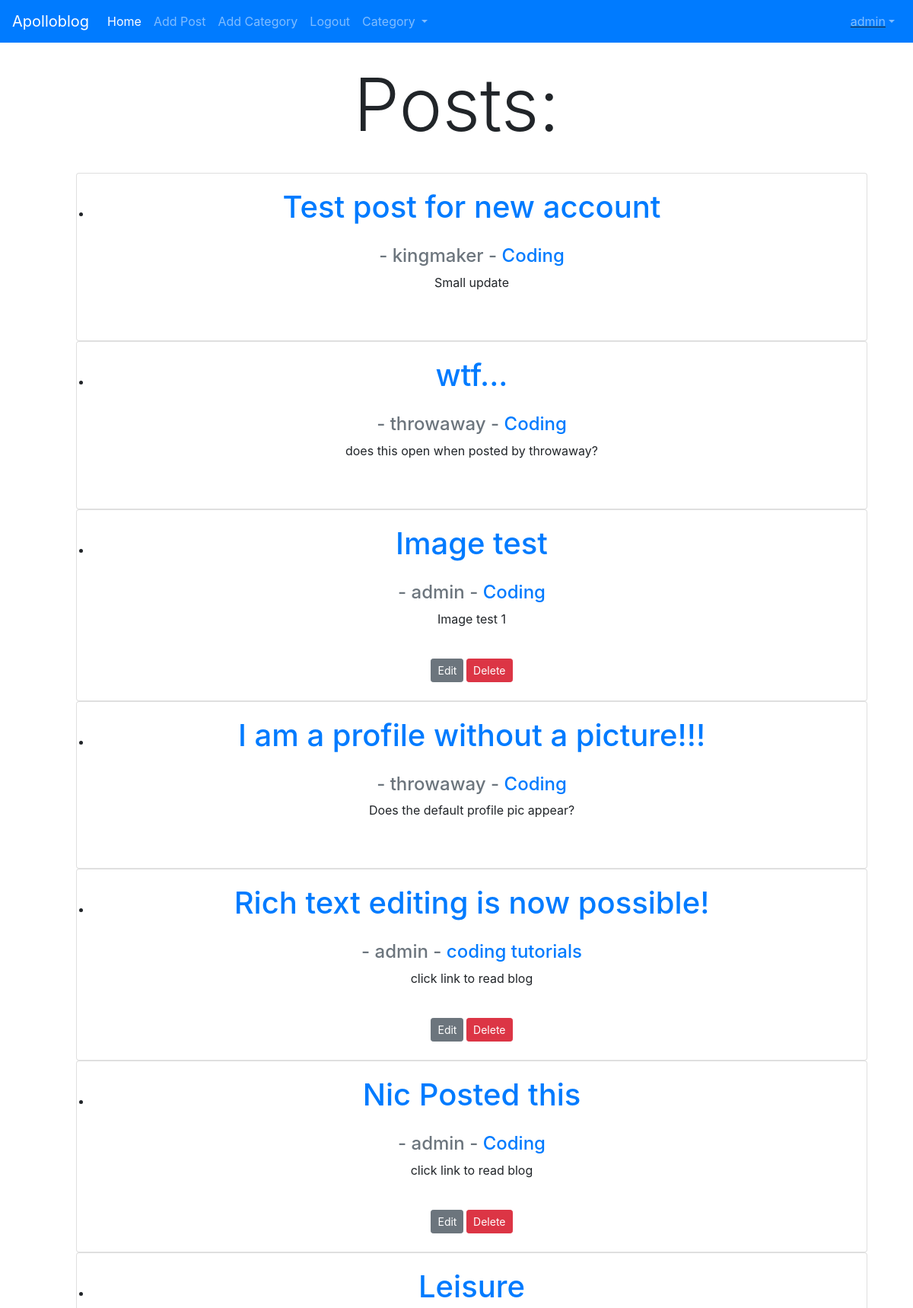
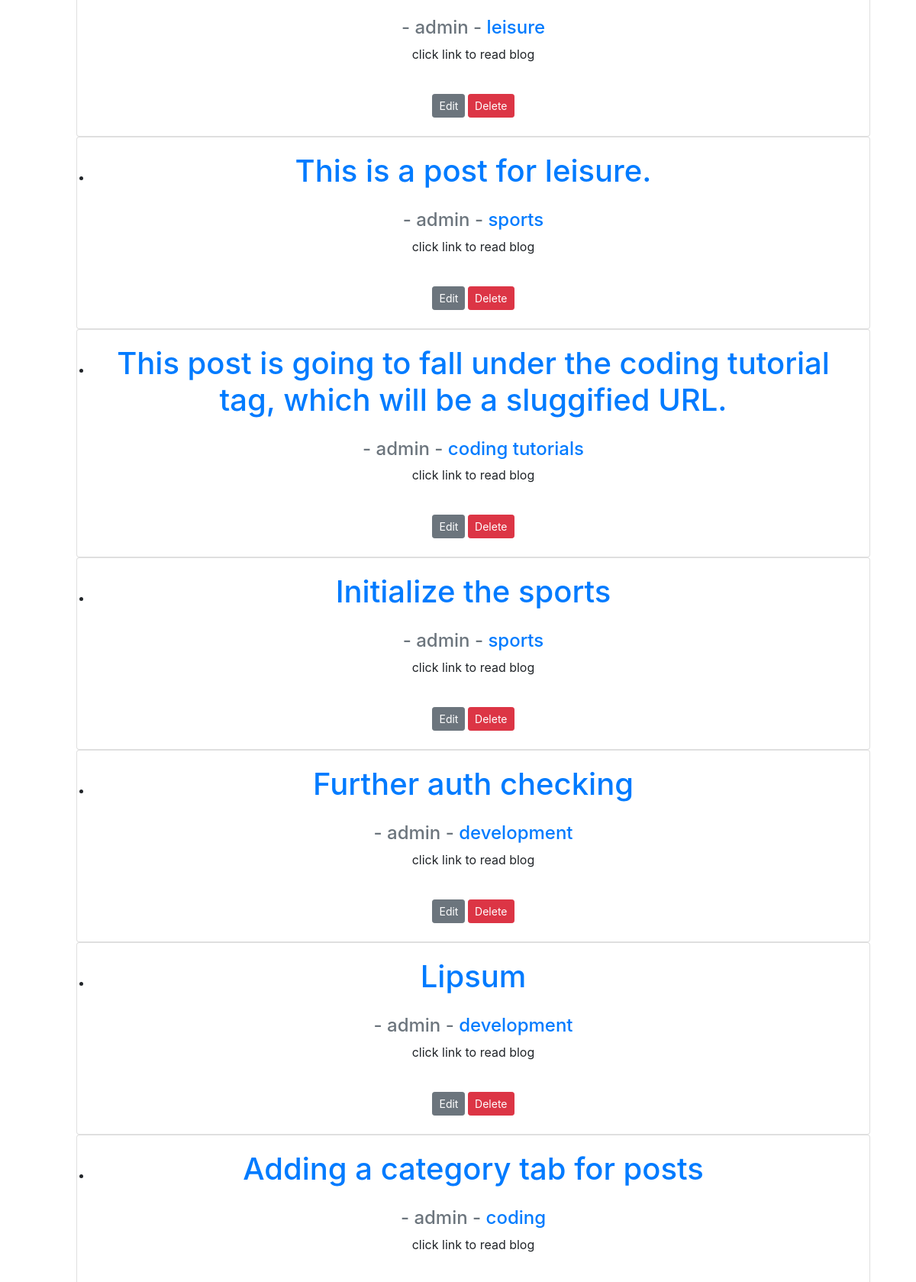
The app's page / (signed in, upper part) with its own data (2 pictures, top to bottom).
### blogroot/models.py (models this page shows, shortened)
class Post(models.Model):
	title = models.CharField(max_length=255) #max char length
	header_image = models.ImageField(null=True, blank=True, upload_to="images/")
	title_tag = models.CharField(max_length=255)
	author = models.ForeignKey(User, null=True, on_delete=models.CASCADE)
	body = RichTextField(blank=True, null=True) #initialise ckeditor on body
	name = "Apollo Blog"
	post_date = models.DateField(auto_now_add = True)
	category = models.CharField(max_length=255, default='development')
	snippet = models.CharField(max_length=140)
	likes = models.ManyToManyField(User, related_name='blog_posts')

### blogroot/views.py (the view)
# urls.py: path('', HomeView.as_view(), name='home'),
class HomeView(ListView): # pass in ListView
	model = Post #so our post will appear as a list on homepage
	template_name = 'home.html' #home.html template already created
	ordering = ['-post_date']
	def get_context_data(self, *args, **kwargs):
		cat_menu = Category.objects.all()
		context = super(HomeView, self).get_context_data(*args, **kwargs)
		context["cat_menu"] = cat_menu
		return context

### blogroot/models.py (called while the page is built)
	def __str__(self):
		return self.name

### blogroot/templates/home.html (shortened to what this page needs)
{% extends 'base.html' %}
{% block content %}
<body>
<div class="container-fluid">
<h1 class="display-1"align= center>Posts:</h1> <br />
<ul>
{% for post in object_list %}
<div class="card" align= center>
	<div class="card-body"align= center>
		<li><a  href="{% url 'article_detail' post.pk %}">
		<h1 class="card-title" align= center>{{ post.title }}</h1></a>
</div>
	 	<h4 class="card-subtitle mb-2 text-muted" align= center> - {{ post.author.username }} - <a href="{% url 'category' post.category|slugify %}"> {{ post.category }} </a></h4>
	 	<p class ="card-text" align= center>
	 	{{post.snippet}} </p> <br>
	 	{% if user.is_authenticated %}
	 		{% if user.id == post.author.id%}
	 		<small><a href="{% url 'update_post' post.pk %}" class="btn btn-secondary btn-sm">Edit</a>
	 		<a href="{% url 'delete_post' post.pk %}" class="btn btn-danger btn-sm">Delete</a>
	 		{% endif %}
	 	{% endif %}
	 </small>  <br />
</div>
{% endfor %}
</ul>
{% endblock %}

### blogroot/templates/base.html (shortened to what this page needs)
<!doctype html>
<html lang="en">
  <head>
    <link rel="stylesheet" href="https://cdn.jsdelivr.net/npm/bootstrap@4.4.1/dist/css/bootstrap.min.css">
  </head>
  <body>
    <nav class="navbar navbar-expand-lg navbar-dark bg-primary">
  <a class="navbar-brand" href="{% url 'home' %}"> Apolloblog </a>
  <div class="collapse navbar-collapse" id="navbarNavDropdown">
    <ul class="navbar-nav">
      <li class="nav-item active">
        <a class="nav-link" href="{% url 'home' %}">Home</a>
      </li>
      {% if user.is_authenticated %}
        <li class="nav-item">
          <a class="nav-link" href="{% url 'add_post' %}">Add Post</a>
        </li>
        <li class="nav-item">
          <a class="nav-link" href="{% url 'add_category' %}">Add Category</a>
        </li>
        <li class="nav-item">
          <a class="nav-link" href="{% url 'logout' %}">Logout</a>
        </li>
      {% endif %}
      {% if cat_menu %}
        <li class="nav-item dropdown">
          <a class="nav-link dropdown-toggle" href="#" id="navbarDropdown" role="button" data-toggle="dropdown" aria-haspopup="true" aria-expanded="false">
            Category
          </a>
        </li>
      {% else %}
        <li class="nav-item">
          <a class="nav-link" href="{% url 'category-list' %}">Categories</a>
        </li>
      {% endif %}
    </ul>
    <u class="navbar-nav ml-auto">
  {% if user.is_authenticated %}
    <li class="nav-item dropdown">
    <a class="nav-link dropdown-toggle" data-toggle="dropdown" href="#" role="button" aria-haspopup="true" aria-expanded="false">{{ user.username }}</a>
        </li>
    {% endif %}
    </div>
</nav>
<br/>
<div class="container">
  {% block content %}
  {% endblock %}
</div>
  </body>
</html>

### records on screen
Post: title "Test post for new account", author.username "kingmaker", category "Coding", snippet "Small update"
Post: title "wtf...", author.username "throwaway", category "Coding", snippet "does this open when posted by throwaway?"
Post: title "Image test", author.username "admin", category "Coding", snippet "Image test 1", shows "Edit"
Post: title "I am a profile without a picture!!!", author.username "throwaway", category "Coding", snippet "Does the default profile pic appear?"
Post: title "Rich text editing is now possible!", author.username "admin", category "coding tutorials", snippet "click link to read blog", shows "Edit"
Post: title "Nic Posted this", author.username "admin", category "Coding", snippet "click link to read blog", shows "Edit"
Post: title "Leisure", author.username "admin", category "leisure", snippet "click link to read blog", shows "Edit"
Post: title "This is a post for leisure.", author.username "admin", category "sports", snippet "click link to read blog", shows "Edit"
Post: title "This post is going to fall under the coding tutorial tag, which will be a sluggified URL.", author.username "admin", category "coding tutorials", snippet "click link to read blog", shows "Edit"
Post: title "Initialize the sports", author.username "admin", category "sports", snippet "click link to read blog", shows "Edit"
Post: title "Further auth checking", author.username "admin", category "development", snippet "click link to read blog", shows "Edit"
Post: title "Lipsum", author.username "admin", category "development", snippet "click link to read blog", shows "Edit"
Post: title "Adding a category tab for posts", author.username "admin", category "coding", snippet "click link to read blog"

### other values on screen
{{ user.username }} "admin"
